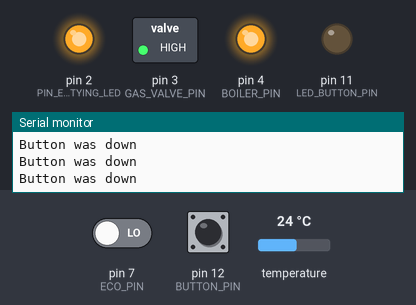
This sketch was run on a simulated Arduino Uno, built with avr-gcc and run on an emulated ATmega328P. On the bench: switched loads named in the sketch (green lamp = pin HIGH), output pins drawn as LEDs (lit = HIGH), the last lines printed to the serial monitor. The inputs (shaded band) are chosen by the test bench; at power-on: pin 12 (BUTTON_PIN) LOW, pin 7 (ECO_PIN) LOW, temperature 24 °C. Pins used as bus, display or sensor lines are not drawn.

Above: at 1.2 s.
1.3 s: pin 12 (BUTTON_PIN) pulled HIGH for 0.15 s
At 2.4 s:
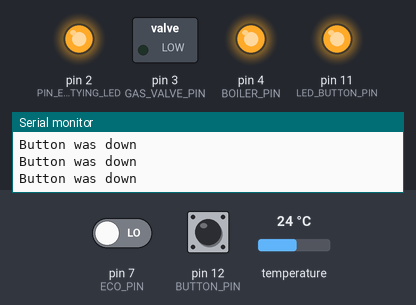
At 47.4 s:
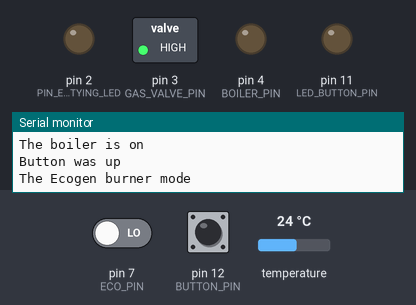
Timing chart, 0 to 48.3 s (numbered marks = the images above; inputs shaded):
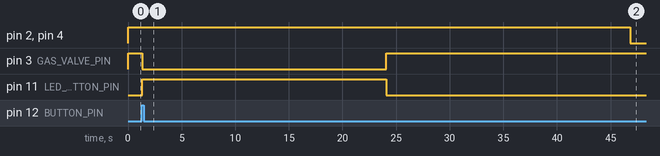

Measured:
- after the input at 1.3 s, pin 2 (PIN_EMPTYING_LED), pin 4 (BOILER_PIN): HIGH → LOW after 45.5 s instead of 23.5 s; pin 3 (GAS_VALVE_PIN): HIGH → LOW at once, → HIGH 22.8 s later; pin 11 (LED_BUTTON_PIN): LOW → HIGH at once, → LOW 22.8 s later

The sketch:

Arduino_Slave_Button_Relay.ino
```cpp
#include <Wire.h>
#include <OneWire.h>
#include <DallasTemperature.h>


const int PIN_FILLING_LED = 1;
const int PIN_EMPTYING_LED = 2;
const int TRIGGER_PIN = 6; //blue wire. vcc= light yellow
const int ECO_PIN = 7; //green wire . gnd= gray
const int BOILER_PIN = 4;
const int TEMPERATURE_PIN = 8;
const int BUTTON_PIN = 12;
const int GAS_VALVE_PIN = 3;
const int LED_BUTTON_PIN = 11;

const int PERIOD_ULTRASONIC_SENSOR = 2000;
const int NUM_AVERAGE_TEMPERATURE = 1;

const float DS18B20_MIN_TEMPERATURE = -20; // -55
const float DS18B20_MAX_TEMPERATURE = 60; // 125
const float DS18B20_SCALE = 255.0 / (DS18B20_MAX_TEMPERATURE - DS18B20_MIN_TEMPERATURE);

const uint8_t I2C_MY_ADDRESS = 0x8;

// commands from master to slave
const uint8_t I2C_CMD_GET_TEMP = 0x2;
const uint8_t I2C_CMD_GET_ULTRASONIC = 0x3;
const uint8_t I2C_CMD_NONE = 0x0;

uint8_t i2c_command = I2C_CMD_NONE;

unsigned long last_time_ultrasonic_sensor;
float average_temperature = 0;
float average_distance = 0;


boolean boiler_on = false;
boolean button_down = true;
boolean previous_button_down = true;

OneWire oneWire(TEMPERATURE_PIN);
DallasTemperature sensors(&oneWire);

void setup() {
  Wire.begin(I2C_MY_ADDRESS);
  Wire.onRequest(i2cSend);
  Wire.onReceive(i2cReceive);

  Serial.begin(9600);

  pinMode(TRIGGER_PIN, OUTPUT);
  pinMode(ECO_PIN, INPUT);
  pinMode(PIN_FILLING_LED, OUTPUT);
  pinMode(PIN_EMPTYING_LED, OUTPUT);
  pinMode(BOILER_PIN, OUTPUT);
  pinMode(BUTTON_PIN, INPUT);
  pinMode(GAS_VALVE_PIN, OUTPUT);
  pinMode(LED_BUTTON_PIN, OUTPUT);

  digitalWrite(TRIGGER_PIN, LOW);
  digitalWrite(PIN_FILLING_LED, LOW);
  digitalWrite(PIN_EMPTYING_LED, LOW);
  digitalWrite(BOILER_PIN, HIGH);
  digitalWrite(GAS_VALVE_PIN, HIGH);
  digitalWrite(LED_BUTTON_PIN, LOW);

  sensors.begin();

  turn_off_boiler();
  read_button();
}

void loop() {

  unsigned long cur_time;
  cur_time = millis();
  if (cur_time < last_time_ultrasonic_sensor) {
    last_time_ultrasonic_sensor = 0;
  }

  if (previous_button_down) {
    Serial.println("Button was down");
  } else {
    Serial.println("Button was up");
  }
  read_button();
  if (button_down) {
    turn_off_boiler();
    turn_on_gas_valve();

    temperature_reading();
    ultrasonic_sensor_reading();
    Serial.println("The cooking mode");
    previous_button_down = true;
  }

  if (!button_down && cur_time > last_time_ultrasonic_sensor + PERIOD_ULTRASONIC_SENSOR) {

    turn_off_gas_valve();
    Serial.println("The Ecogen burner mode");
    temperature_reading();
    ultrasonic_sensor_reading();
    Serial.print("The distance from ultrasonic sensor is:");
    Serial.print(average_distance);
    Serial.println("cm");
    Serial.print("Temperature: ");
    Serial.print(average_temperature);
    Serial.println("C");

    if (boiler_on || previous_button_down) {
      if (average_distance > 75) {
        turn_off_boiler();
        Serial.println("The boiler is off");
      }
      else {
        turn_on_boiler();
        Serial.println("The boiler is on");
      }
    } else {
      if (average_distance< 15) {
        turn_on_boiler();
        Serial.println("The boiler is on");
      }
      else {
        turn_off_boiler();
        Serial.println("The boiler is off");
      }
    }
    previous_button_down = false;
  }
}

int ultrasonic_sensor_reading() {
  int travel_time;
  float distance_sum = 0;
  //sends out the ultrasonic wave
  for (int i = 0; i < 20; i++) {
    digitalWrite(TRIGGER_PIN, HIGH);
    delay(100);
    digitalWrite(TRIGGER_PIN, LOW);

    travel_time = pulseIn(ECO_PIN, HIGH);

    //The approximate speed of sound in dry air is given by the formula:
    //c = 331.5 + 0.6 * [air temperature in degrees Celsius]
    //At 20°C, c = 331.5 + 0.6 * 20 = 343.5 m/s
    //If we convert the speed in centimetres per microseconds we get:
    //c = 343.5 * 100 / 1000000 = 0.03435 cm/ss
    //The distance is therefore, D = (Δt/2) * c
    //or
    //The Pace of Sound = 1 / Speed of Sound = 1 / 0.03435 = 29.1 ss/cm
    float sound_speed = (331.5 + 0.6 * average_temperature) / 10000;
    distance_sum += (travel_time / 2) * sound_speed ;
  }
  average_distance = distance_sum / 20;
  return average_distance;
}

float temperature_reading() {
  float temperature_sum = 0;
  for (int i = 0; i < NUM_AVERAGE_TEMPERATURE; i++) {
    sensors.requestTemperatures(); // Send the command to get temperatures
    temperature_sum += sensors.getTempCByIndex(0);
  }
  average_temperature = temperature_sum / NUM_AVERAGE_TEMPERATURE;
  return average_temperature;
}

void turn_on_boiler() {
  boiler_on = true;
  digitalWrite(BOILER_PIN, LOW);
  digitalWrite(PIN_FILLING_LED, HIGH);
  digitalWrite(PIN_EMPTYING_LED, LOW);
}


void turn_off_boiler() {
  boiler_on = false;
  digitalWrite(BOILER_PIN, HIGH);
  digitalWrite(PIN_EMPTYING_LED, HIGH);
  digitalWrite(PIN_FILLING_LED, LOW);

}

void read_button() {
  if (digitalRead(BUTTON_PIN) == HIGH) {
    button_down = true;
  } else {
    button_down = false;

  }
}

void turn_on_gas_valve() {
  digitalWrite(GAS_VALVE_PIN, LOW);
  digitalWrite(LED_BUTTON_PIN, HIGH);
}

void turn_off_gas_valve() {
  digitalWrite(GAS_VALVE_PIN, HIGH);
  digitalWrite(LED_BUTTON_PIN, LOW);
}

void i2cReceive(int howMany) {
  while (Wire.available() > 0) {
    // read the current command
    i2c_command = Wire.read();
  }
}

void i2cSend() {
  switch (i2c_command) {
    case I2C_CMD_GET_TEMP:
      {
        // encode temperature
        float normalised_temperature = average_temperature;
        normalised_temperature -= DS18B20_MIN_TEMPERATURE;
        normalised_temperature = min(normalised_temperature, DS18B20_MAX_TEMPERATURE - DS18B20_MIN_TEMPERATURE);
        normalised_temperature *= DS18B20_SCALE;
        uint16_t encoded_temperature = normalised_temperature;
        Wire.write(encoded_temperature);

      }
      break;
    case I2C_CMD_GET_ULTRASONIC:
      Wire.write((int)average_distance);
      break;
    default:
      Serial.print("ERROR: Receieved unknown command byte ");
      Serial.print(i2c_command, HEX);
      Serial.println("!");
      Wire.write(0xff);
  }
}
```
